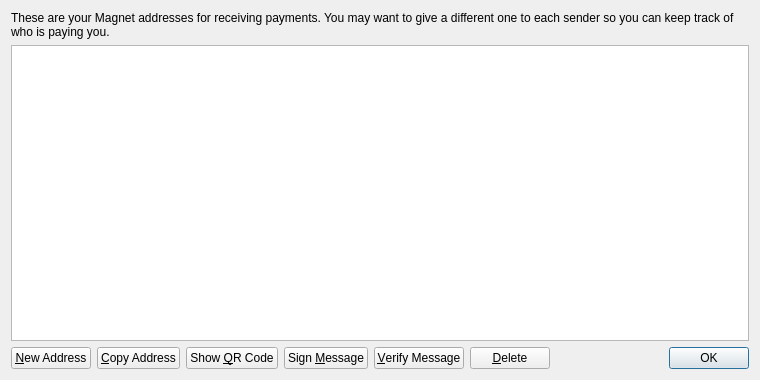
<?xml version="1.0" encoding="UTF-8"?>
<ui version="4.0">
 <class>AddressBookPage</class>
 <widget class="QWidget" name="AddressBookPage">
  <property name="geometry">
   <rect>
    <x>0</x>
    <y>0</y>
    <width>760</width>
    <height>380</height>
   </rect>
  </property>
  <property name="windowTitle">
   <string>Address Book</string>
  </property>
  <layout class="QVBoxLayout" name="verticalLayout">
   <item>
    <widget class="QLabel" name="labelExplanation">
     <property name="text">
      <string>These are your Magnet addresses for receiving payments. You may want to give a different one to each sender so you can keep track of who is paying you.</string>
     </property>
     <property name="textFormat">
      <enum>Qt::PlainText</enum>
     </property>
     <property name="wordWrap">
      <bool>true</bool>
     </property>
    </widget>
   </item>
   <item>
    <widget class="QTableView" name="tableView">
     <property name="contextMenuPolicy">
      <enum>Qt::CustomContextMenu</enum>
     </property>
     <property name="toolTip">
      <string>Double-click to edit address or label</string>
     </property>
     <property name="tabKeyNavigation">
      <bool>false</bool>
     </property>
     <property name="selectionMode">
      <enum>QAbstractItemView::SingleSelection</enum>
     </property>
     <property name="selectionBehavior">
      <enum>QAbstractItemView::SelectRows</enum>
     </property>
     <property name="sortingEnabled">
      <bool>true</bool>
     </property>
     <attribute name="verticalHeaderVisible">
      <bool>false</bool>
     </attribute>
    </widget>
   </item>
   <item>
    <layout class="QHBoxLayout" name="horizontalLayout">
     <item>
      <widget class="QPushButton" name="newAddressButton">
       <property name="toolTip">
        <string>Create a new address</string>
       </property>
       <property name="text">
        <string>&amp;New Address</string>
       </property>
      </widget>
     </item>
     <item>
      <widget class="QPushButton" name="copyToClipboard">
       <property name="toolTip">
        <string>Copy the currently selected address to the system clipboard</string>
       </property>
       <property name="text">
        <string>&amp;Copy Address</string>
       </property>
      </widget>
     </item>
     <item>
      <widget class="QPushButton" name="showQRCode">
       <property name="text">
        <string>Show &amp;QR Code</string>
       </property>
      </widget>
     </item>
     <item>
      <widget class="QPushButton" name="signMessage">
       <property name="toolTip">
        <string>Sign a message to prove you own a Magnet address</string>
       </property>
       <property name="text">
        <string>Sign &amp;Message</string>
       </property>
      </widget>
     </item>
     <item>
      <widget class="QPushButton" name="verifyMessage">
       <property name="toolTip">
        <string>Verify a message to ensure it was signed with a specified Magnet address</string>
       </property>
       <property name="text">
        <string>&amp;Verify Message</string>
       </property>
      </widget>
     </item>
     <item>
      <widget class="QPushButton" name="deleteButton">
       <property name="toolTip">
        <string>Delete the currently selected address from the list</string>
       </property>
       <property name="text">
        <string>&amp;Delete</string>
       </property>
      </widget>
     </item>
     <item>
      <spacer name="horizontalSpacer">
       <property name="orientation">
        <enum>Qt::Horizontal</enum>
       </property>
       <property name="sizeHint" stdset="0">
        <size>
         <width>40</width>
         <height>20</height>
        </size>
       </property>
      </spacer>
     </item>
     <item>
      <widget class="QDialogButtonBox" name="buttonBox">
       <property name="sizePolicy">
        <sizepolicy hsizetype="Maximum" vsizetype="Fixed">
         <horstretch>0</horstretch>
         <verstretch>0</verstretch>
        </sizepolicy>
       </property>
       <property name="standardButtons">
        <set>QDialogButtonBox::Ok</set>
       </property>
      </widget>
     </item>
    </layout>
   </item>
  </layout>
 </widget>
 <resources>
  <include location="../bitcoin.qrc"/>
 </resources>
 <connections/>
</ui>
